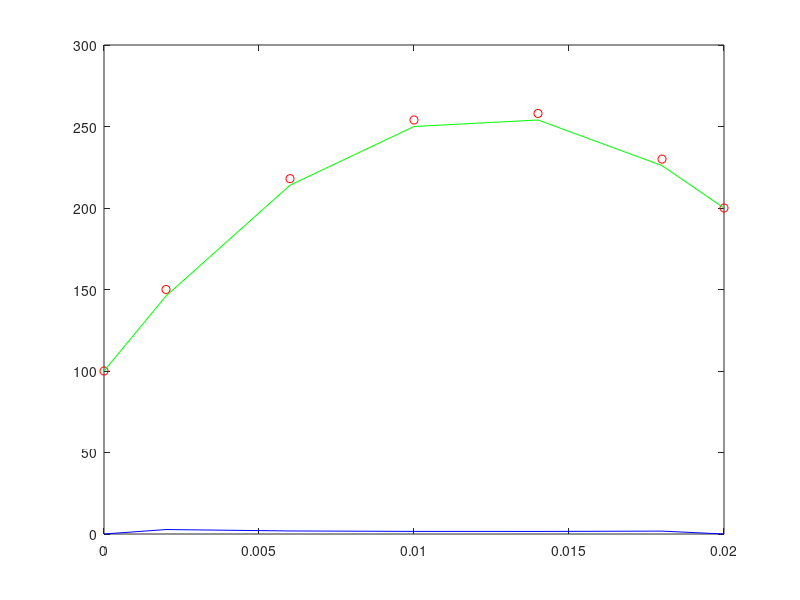

Reproduce this figure in MATLAB.
%Case 1 CFD code
%Givens
clc;
clear;
L=0.02;
Ta=100;
Tb=200;
k=0.5;
S=1000000;
n=5;
dx=L/n;
a = zeros(n);
Error=0;
AbsError=0;
Sa = S*dx +(2*k*Ta/dx);



%a(i)x(i) = b(i)*x(i+1) + c(i)*x(i-1) + d(i);

% generating tri diagonal matrix
for i=1:n
    
        if(i==1)
            a(i,1)= (3*k/dx);
            a(i,2)= (-1*k/dx);
            for j=3:n
                a(i,j)=0;
            end
            d(i,1)= Sa;
        end
        
        if(i==n)
            a(i,n)= (3*k/dx);
            a(i,n-1)= (-1*k/dx);
            for j=1:n-2
                a(i,j)=0;
            end
            d(i,1)= S*dx + (2*k*Tb/dx);
        end
        
        %Everything besides the boundary values
        if(i>1 && i<n)
            for j=1:n
                a(i,j)=0;
            end
            a(i,i-1)= (-1*k/dx);
            a(i,i)= (2*k/dx);
            a(i,i+1)= (-1*k/dx);
            d(i,1)= S*dx;
        end
            
end


%Thomas algorithm - Gauss Elimination
for i=1:n
    if(i==1)
        a(i,2)=a(i,2)/a(i,1);
        d(1,1)=d(1,1)/a(1,1);
        a(1,1)=1;
    end
     if(i==n)
        a(i,i)=a(i,i)/a(i,i-1);
        d(i,1)=d(i,1)/a(i,i-1);
        a(i,i-1)=1;       
        d(i,i-1)=0;
        a(i,i)=a(i,i)-a(i-1,i);
        d(i,1)=d(i,1)-d(i-1,1);
        
        d(i,1)=d(i,1)/a(i,i);
        a(i,i)=1;
        
    end
    
    if(i>1 && i<n)
        a(i,i)=a(i,i)/a(i,i-1);
        a(i,i+1)=a(i,i+1)/a(i,i-1);
        d(i,1)=d(i,1)/a(i,i-1);
        a(i,i-1)=1;
        
        a(i,i-1)=0;
        a(i,i)=a(i,i)-a(i-1,i);
        a(i,i+1)=a(i,i+1)-a(i-1,i+1);
        d(i,1)=d(i,1)-d(i-1,1);
        
        
        a(i,i+1)=a(i,i+1)/a(i,i);
        d(i,1)=d(i,1)/a(i,i);
        a(i,i)= 1;
    end
    
         
end


% Calculation of temperature distribution and error
for i=n:-1:1
    
    if(i==n)
        T(n+1)=d(i);      
        
        T(1)=Ta; T(n+2)=Tb;        
        Tempactual(1)=Ta; Tempactual(n+2)=Tb;        
        u(1)=0; u(n+2)=L;        
        Errper(1)=0; Errper(n+2)=0;
    end
    
    if(i<n)
        T(i+1)=d(i)-(T(i+2)*a(i,i+1));      
    end    
    u(i+1)=dx/2 + dx*(i-1);
    
    Tempactual(i+1) = Ta + ((Tb-Ta)/L + S*(L-u(i+1))/(2*k)) * u(i+1);
    Error=T(i+1) - Tempactual(i+1);
    AbsError=AbsError+Error^2
    Errper(i+1)=100 * Error/Tempactual(i+1);
    
end

%Output
u'
Tempactual'
T'
Errper'
k=sqrt(AbsError/n)


% Plot
plot(u,T,'ro');
hold on;
plot(u,Tempactual, 'g');
hold on;
plot(u,Errper, 'b');

